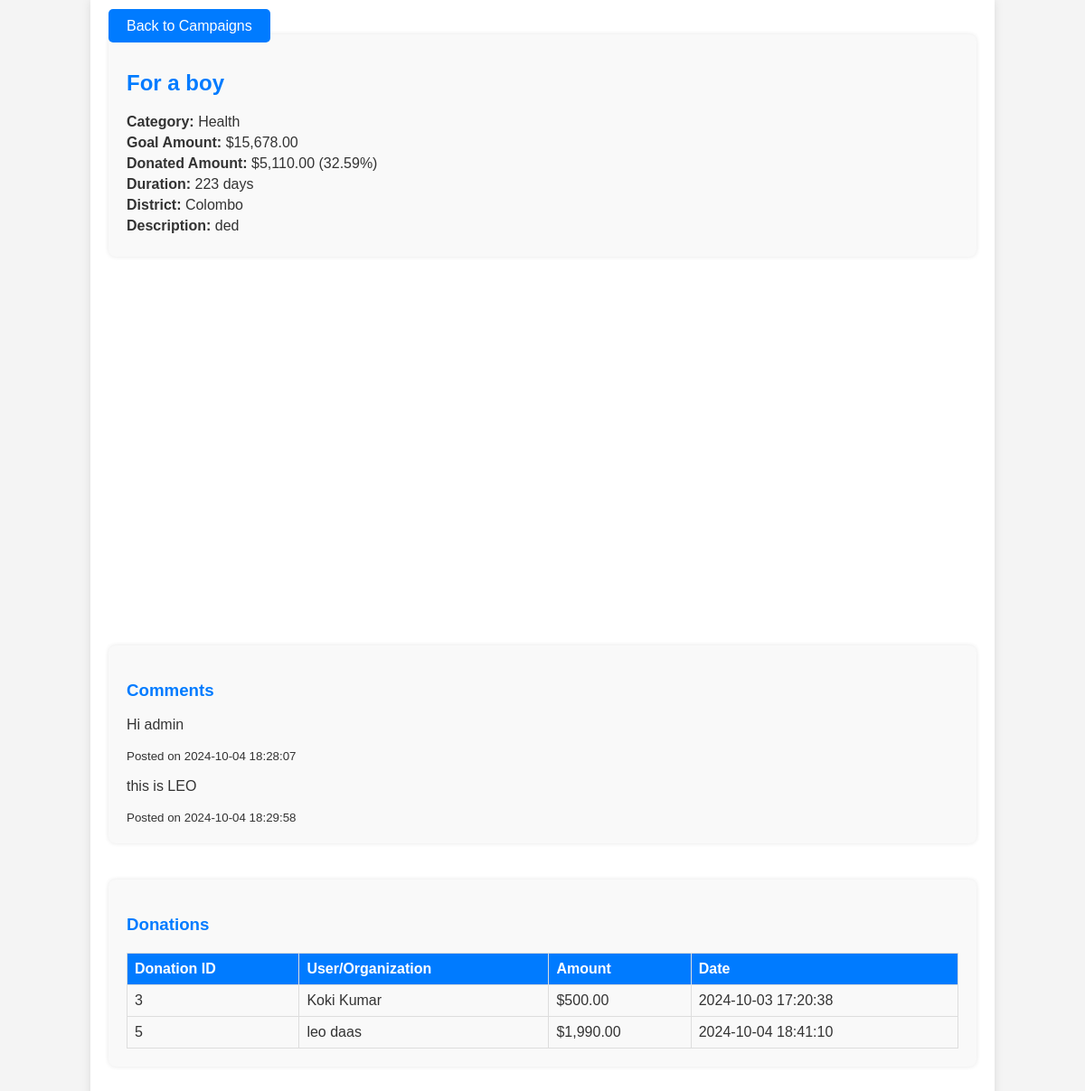
The page /fetch_campaign_analysis.php?campaign_id=1 on the database its author committed.
### tables this page shows
CREATE TABLE `campaigns` (
  `campaign_id` int(11) NOT NULL,
  `title` varchar(255) NOT NULL,
  `category` varchar(100) NOT NULL,
  `goal_amount` decimal(15,2) NOT NULL,
  `donate_amount` decimal(10,2) NOT NULL DEFAULT 0.00,
  `duration` int(11) NOT NULL,
  `district` enum('Ampara','Anuradhapura','Badulla','Batticaloa','Colombo','Galle','Gampaha','Hambantota','Jaffna','Kalutara','Kandy','Kegalle','Kilinochchi','Kurunegala','Mannar','Matale','Matara','Monaragala','Mullaitivu','Nuwara Eliya','Polonnaruwa','Puttalam','Ratnapura','Trincomalee','Vavuniya') NOT NULL,
  `description` text NOT NULL,
  `campaign_full_story` varchar(700) NOT NULL,
  `images` varchar(255) NOT NULL,
  `normal_user_id` int(11) DEFAULT NULL,
  `organization_id` int(11) DEFAULT NULL,
  `created_at` timestamp NOT NULL DEFAULT current_timestamp(),
  `campaign_status` enum('pending','approved','cancelled') NOT NULL DEFAULT 'pending'
);

CREATE TABLE `crowd_comments` (
  `crowd_comments_id` int(11) NOT NULL,
  `campaign_id` int(11) NOT NULL,
  `organization_id` int(11) DEFAULT NULL,
  `normal_user_id` int(11) DEFAULT NULL,
  `crowd_comments` text NOT NULL,
  `created_at` timestamp NOT NULL DEFAULT current_timestamp()
);

CREATE TABLE `donations` (
  `donation_id` int(11) NOT NULL,
  `campaign_id` int(11) NOT NULL,
  `normal_user_id` int(11) DEFAULT NULL,
  `organization_id` int(11) DEFAULT NULL,
  `amount` decimal(10,2) NOT NULL,
  `created_at` timestamp NOT NULL DEFAULT current_timestamp()
);

CREATE TABLE `normal_user` (
  `normal_user_id` int(11) NOT NULL,
  `normal_user_profile_picture` varchar(550) NOT NULL DEFAULT 'emptyProfile.jpg',
  `normal_user_firstname` varchar(55) NOT NULL,
  `normal_user_lastname` varchar(55) NOT NULL,
  `normal_user_email` varchar(255) NOT NULL,
  `normal_user_password` varchar(255) NOT NULL,
  `normal_user_DOB` date NOT NULL,
  `normal_user_location` varchar(300) DEFAULT NULL,
  `normal_user_bloodtype` enum('A+','A-','B+','B-','AB+','AB-','O+','O-') DEFAULT NULL,
  `normal_user_type` varchar(50) DEFAULT 'normal user',
  `NIC` varchar(44) DEFAULT NULL
);

CREATE TABLE `organization` (
  `organization_id` int(11) NOT NULL,
  `organization_name` varchar(255) NOT NULL,
  `organization_email` varchar(255) NOT NULL,
  `organization_password` varchar(255) NOT NULL,
  `organization_registration_number` varchar(100) DEFAULT NULL,
  `organization_phone` varchar(20) DEFAULT NULL,
  `organization_address` varchar(500) DEFAULT NULL,
  `organization_website` varchar(255) DEFAULT NULL,
  `organization_profile_picture` varchar(255) DEFAULT 'emptyProfile.jpg',
  `organization_type` varchar(40) DEFAULT 'organization'
);

### fetch_campaign_analysis.php (the view, shortened to what this page needs)
<?php
include 'db.php';
if (isset($_GET['campaign_id'])) {
    $campaign_id = intval($_GET['campaign_id']);
    $sql = "SELECT * FROM campaigns WHERE campaign_id = ?";
    $stmt = $conn->prepare($sql);
    $stmt->bind_param("i", $campaign_id);
    $stmt->execute();
    $result = $stmt->get_result();
    if ($result->num_rows > 0) {
        $campaign = $result->fetch_assoc();
?>
<!DOCTYPE html>
<html lang="en">
<head>
</head>
<body>
<div class="container">
    <a href="manage_campaigns.php" class="back-button">Back to Campaigns</a>
    <div class="section campaign-overview">
        <h2><?php echo htmlspecialchars($campaign['title']); ?></h2>
        <p><strong>Category:</strong> <?php echo htmlspecialchars($campaign['category']); ?></p>
        <p><strong>Goal Amount:</strong> $<?php echo number_format($campaign['goal_amount'], 2); ?></p>
        <p><strong>Donated Amount:</strong> $<?php echo number_format($campaign['donate_amount'], 2); ?>
            (<?php echo round(($campaign['donate_amount'] / $campaign['goal_amount']) * 100, 2); ?>%)</p>
        <p><strong>Duration:</strong> <?php echo htmlspecialchars($campaign['duration']); ?> days</p>
        <p><strong>District:</strong> <?php echo htmlspecialchars($campaign['district']); ?></p>
        <p><strong>Description:</strong> <?php echo htmlspecialchars($campaign['description']); ?></p>
    </div>
    <div class="chart-container">
        <div id="donationProgressChartContainer"></div>
    </div>
    <div class="section campaign-comments">
        <h3>Comments</h3>
        <?php
        $comment_result = $conn->query("SELECT * FROM crowd_comments WHERE campaign_id = $campaign_id");
        while ($comment = $comment_result->fetch_assoc()) {
            echo '<div class="comment">';
            echo '<p>' . htmlspecialchars($comment['crowd_comments']) . '</p>';
            echo '<small>Posted on ' . htmlspecialchars($comment['created_at']) . '</small>';
            echo '</div>';
        }
        ?>
    </div>
    <div class="section campaign-donations">
        <h3>Donations</h3>
        <table>
            <thead>
                <tr>
                    <th>Donation ID</th>
                    <th>User/Organization</th>
                    <th>Amount</th>
                    <th>Date</th>
                </tr>
            </thead>
            <tbody>
                <?php
                $donation_result = $conn->query("SELECT * FROM donations WHERE campaign_id = $campaign_id");
                while ($donation = $donation_result->fetch_assoc()) {
                    echo '<tr>';
                    echo '<td>' . htmlspecialchars($donation['donation_id']) . '</td>';
                    echo '<td>';
                    if ($donation['normal_user_id']) {
                        $user_result = $conn->query("SELECT normal_user_firstname, normal_user_lastname FROM normal_user WHERE normal_user_id = " . $donation['normal_user_id']);
                        $user = $user_result->fetch_assoc();
                        echo htmlspecialchars($user['normal_user_firstname']) . ' ' . htmlspecialchars($user['normal_user_lastname']);
                    } elseif ($donation['organization_id']) {
                        $org_result = $conn->query("SELECT organization_name FROM organization WHERE organization_id = " . $donation['organization_id']);
                        $org = $org_result->fetch_assoc();
                        echo htmlspecialchars($org['organization_name']);
                    }
                    echo '</td>';
                    echo '<td>$' . number_format($donation['amount'], 2) . '</td>';
                    echo '<td>' . htmlspecialchars($donation['created_at']) . '</td>';
                    echo '</tr>';
                }
                ?>
            </tbody>
        </table>
    </div>
</div>
</body>
</html>
<?php
    } else {
        echo "<p>Campaign not found.</p>";
    }
} else {
    echo "<p>Invalid campaign ID.</p>";
}
?>

### fetch_campaign_analysis.php (style rules this page uses)
body { font-family: Arial, sans-serif; margin: 0; background-color: #f4f4f4; color: #333; }
.container { width: 80%; margin: auto; padding: 20px; background: #fff; box-shadow: 0 0 10px rgba(0, 0, 0, 0.1); }
h2, h3 { color: #007BFF; }
.section { margin-bottom: 40px; padding: 20px; background: #f9f9f9; border-radius: 8px; box-shadow: 0 0 5px rgba(0, 0, 0, 0.1); }
.campaign-overview p { margin: 5px 0; }
table { width: 100%; border-collapse: collapse; margin-top: 20px; }
table, th, td { border: 1px solid #ddd; padding: 8px; text-align: left; }
th { background-color: #007BFF; color: white; }
.chart-container { height: 370px; width: 100%; position: relative; margin-bottom: 20px; }
.chart-container > div { height: 100%; }
.back-button { margin-bottom: 20px; padding: 10px 20px; background-color: #007BFF; color: white; border: none; border-radius: 5px; cursor: pointer; text-decoration: none; font-size: 16px; }

### rows shown on the page
campaigns: title "For a boy", category "Health", goal_amount "15,678.00", donate_amount "5,110.00", ($campaign['donate_amount'] / $campaign['goal_amount']) * 100 "32.59", duration "223", district "Colombo", description "ded"
crowd_comments: crowd_comments "Hi admin", created_at "2024-10-04 18:28:07"
crowd_comments: crowd_comments "this is LEO", created_at "2024-10-04 18:29:58"
donations: donation_id "3", normal_user.normal_user_firstname "Koki", normal_user.normal_user_lastname "Kumar", amount "500.00", created_at "2024-10-03 17:20:38"
donations: donation_id "5", organization.organization_name "leo daas", amount "1,990.00", created_at "2024-10-04 18:41:10"
